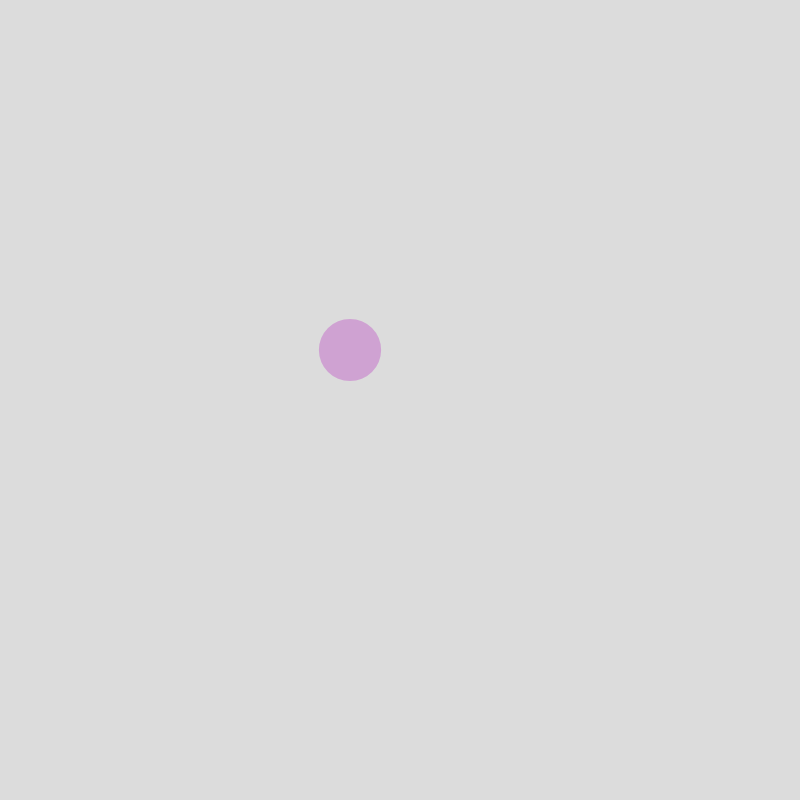
Frame 1 (no input)
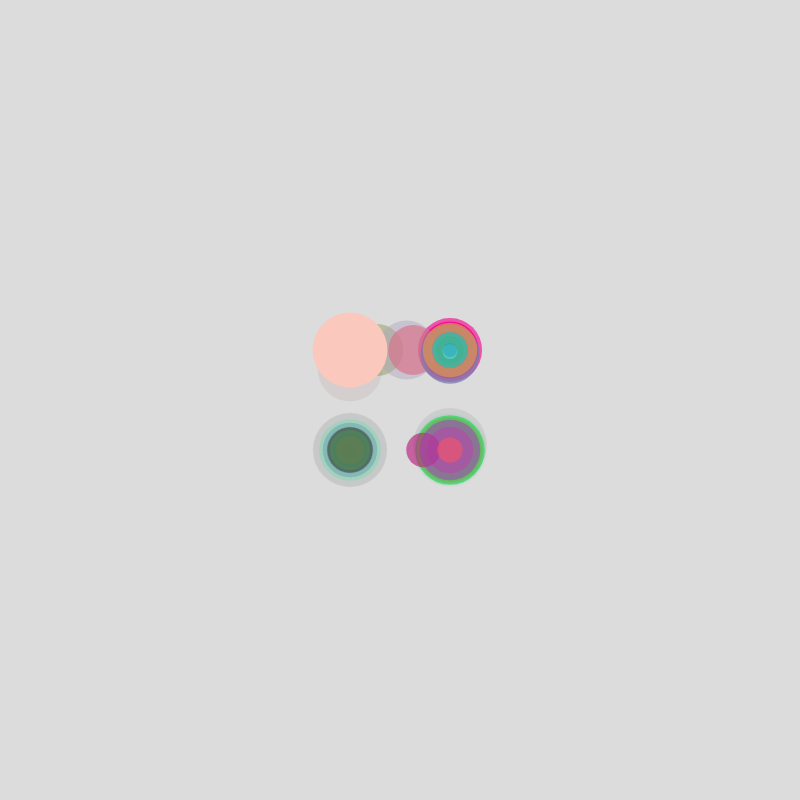
Frame 60 (no input)
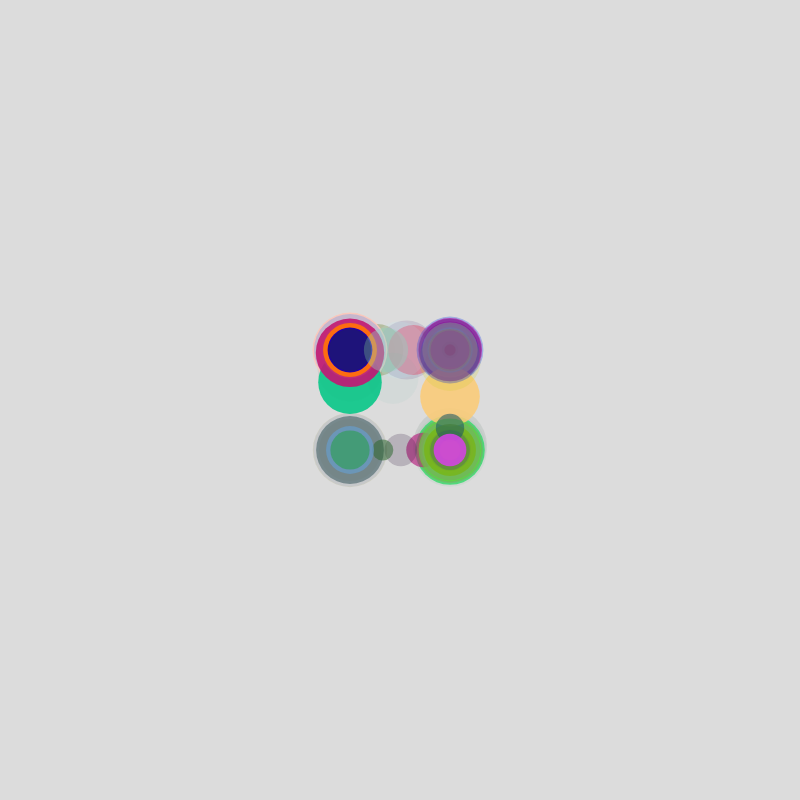
Frame 120 (the mouse pressed at the canvas centre since frame 60)

The p5.js sketch that drew these frames (run headless with seeded random() and noise() and a simulated clock; from frame 60 on, the mouse is pressed at the canvas centre):

// p5.js sketch
// ── sketch.js
//constrain and random demo

function setup() {
  createCanvas(800, 800);
  noStroke();
  background(220);
}

function draw() {
  fill(random(255), random(255), random(255), random(255));
  let ellipseSize = random(10, 75);
  let x = random(width);
  let y = random(height);
  x = constrain(x, 350, 450);
  y= constrain(y, 350, 450);
  ellipse(x, y, ellipseSize, ellipseSize);
}
